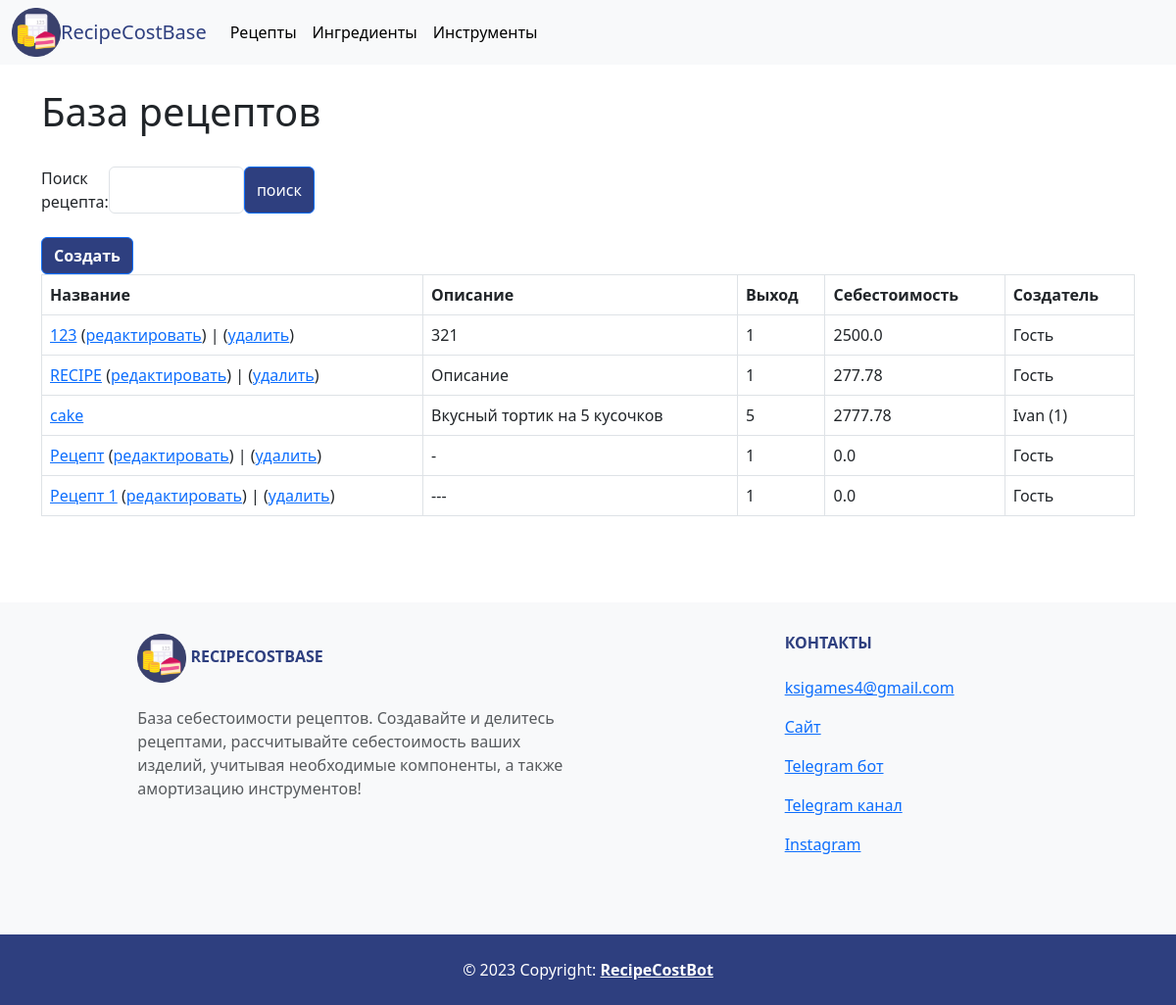
The app's page /core/recipes/, older data.
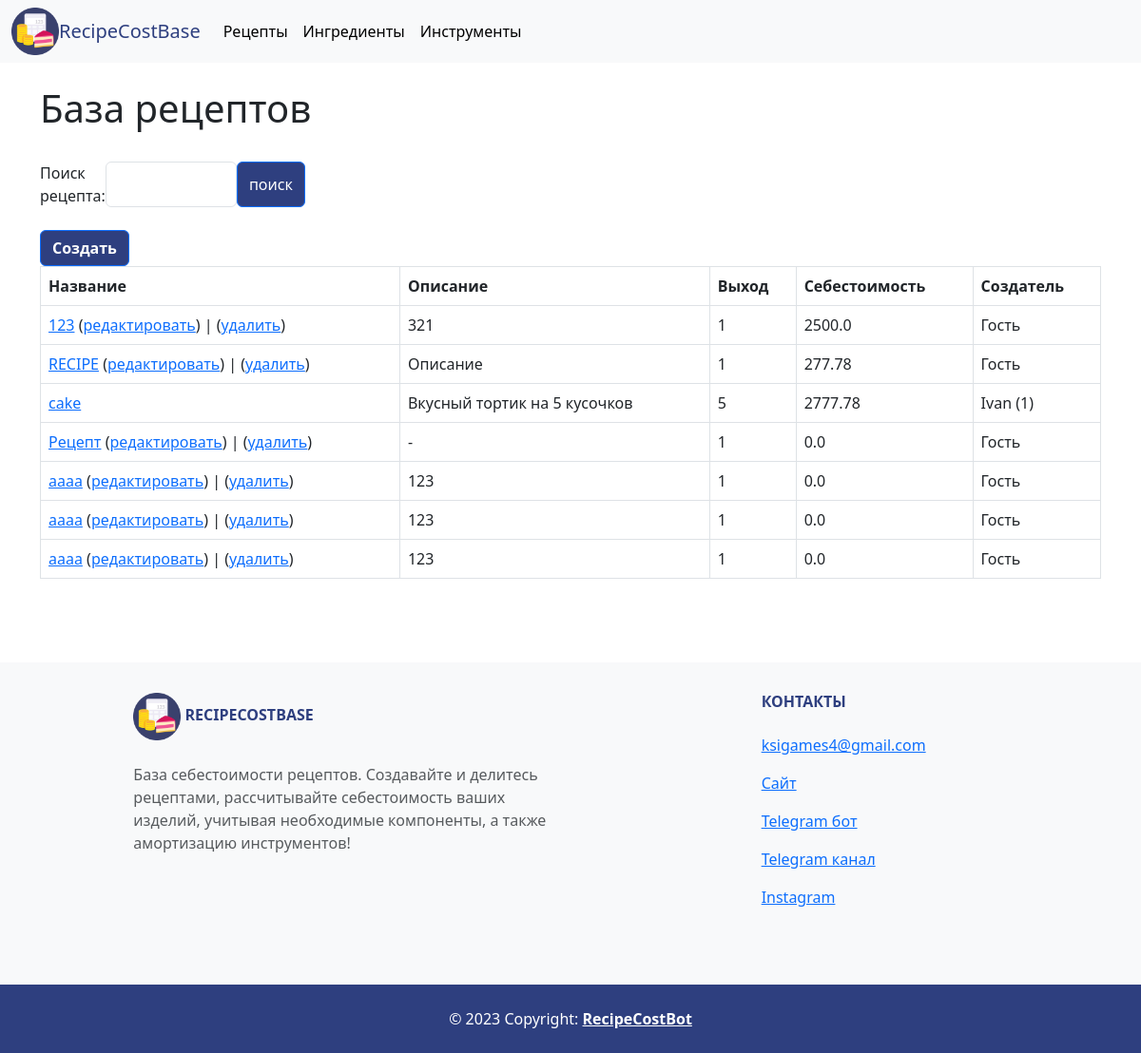
The same page, newer data.
### core/models.py (models this page shows)
class Recipe(models.Model):
    name = models.CharField('Название', max_length=255)
    owner = models.ForeignKey(User, on_delete=models.CASCADE, null=True, blank=True)
    description = models.TextField('Описание', null=True)
    components = models.ManyToManyField(Component, blank=True, verbose_name='Ингредиенты', related_name='recipe')
    tools = models.ManyToManyField(Tool, blank=True, verbose_name='Инструменты', related_name='recipe')
    count = models.IntegerField('Выход', default=1)
    primecost = models.FloatField('Себестоимость', null=True, default=0)
    parent = models.BooleanField(default=True)
    parent_id = models.IntegerField(null=True, default=0)
    class Meta:
        verbose_name = 'Рецепт'
        verbose_name_plural = 'Рецепты'
        ordering = ('name', 'owner',)

class User(models.Model):
    name = models.CharField('Имя', max_length=255)
    dc = models.DateTimeField(auto_now_add=True)
    class Meta:
        verbose_name = 'Пользователь'
        verbose_name_plural = 'Пользователи'
        ordering = ('name', )

### core/views.py (the view)
# urls.py: path('recipes/', views.RecipesList.as_view(), name='recipes'),
class RecipesList(TitleMixin, ListView):
    model = models.Recipe
    template_name = 'core/recipes_list.html'
    context_object_name = 'recipes'
    title = 'База рецептов'
    form = forms.RecipeSearch()
    def get_queryset(self) -> list :
        name = self.request.GET.get('name')
        qs = models.Recipe.objects.all()
        for i in qs:
            calc_datatools.calculate_primecost(i)
        if name:
            return qs.filter(name__icontains=name)
        return qs
    def get_context_data(self, **kwargs) -> dict:
        context = super().get_context_data(**kwargs)
        context['search_form'] = forms.RecipeSearch(self.request.GET or None)
        context['request_name'] = self.request.GET.get('name',)
        return context

### core/forms.py
class RecipeSearch(forms.Form):
    name = forms.CharField(label='Поиск рецепта', required=False,
                           widget=forms.TextInput(attrs={'class': 'form-control'}))

### core/datatools/calc_datatools.py (called while the page is built)
def calculate_primecost(recipe: models.Recipe):
    primecost = 0
    if recipe.components:
        for i in recipe.components.all():
            primecost += update_component(i).cost
    if recipe.tools:
        for i in recipe.tools.all():
            primecost += update_tool(i).depreciation
    recipe.primecost = float(format(primecost, '.2f'))
    recipe.save()
    return

def update_component(component: models.Component) -> models.Component:
    parent = models.Component.objects.get(id=component.parent_id)
    if component.price != parent.price:
        component.price = parent.price
    component.cost = float(format(component.price * component.count, '.2f'))
    component.save()
    return component

### core/views.py (called while the page is built)
    def get_title(self) -> str:
        return self.title

    def get_context_data(self, **kwargs) -> dict:
        context = super().get_context_data(**kwargs)
        context['title'] = self.get_title()
        return context

### core/templates/core/recipes_list.html
{% extends "core/base.html" %}
{% block content %}
    <div class="container">
        <h1>{{ title }}</h1>
        <br>
        {% if search_form %}
          <form class="d-flex" method="GET" style='width: 25%'>
            {{ search_form }}
            <button class="btn btn-primary" type="submit" style="background-color: #2e3f7f; color: white;">
                поиск
            </button>
          </form>
        {% endif %}
        <br>
        <a href="{% url 'core:recipe_create' %}" class="btn btn-primary" style="background-color: #2e3f7f; color: white;">
            <b>Создать</b>
        </a>
        <br>
        {% if recipes %}
        <table class="table table-bordered">
          <thead>
            <tr style="background-color: #2e3f7f; color: white;">
                <th>Название</th>
                <th>Описание</th>
                <th>Выход</th>
                <th>Себестоимость</th>
                <th>Создатель</th>
            </tr>
          </thead>
          <tbody>
          {% for recipe in recipes %}
            <tr>
                <td>
                    <a href="{% url 'core:recipe' recipe.pk %}">{{ recipe.name }}</a>
                    {% if user.is_superuser or request.user.id == recipe.owner.id %}
                    (<a href="{% url 'core:recipe_update' recipe.pk %}">редактировать</a>) |
                    (<a href="{% url 'core:recipe_delete' recipe.pk %}">удалить</a>)
                    {% endif %}
                </td>
                {% if recipe.description %}
                <td>{{ recipe.description }}</td>
                {% else %}
                <td>-</td>
                {% endif %}
                <td>{{ recipe.count }}</td>
                <td>{{ recipe.primecost }}</td>
                {% if recipe.owner %}
                <td>{{ recipe.owner.name }} ({{ recipe.owner.id }})</td>
                {% else %}
                <td>Гость</td>
                {% endif %}
            </tr>
          {% endfor %}
          </tbody>
        </table>
        {% elif request_name %}
        <p>Рецептов по запросу <b>«{{ request_name }}»</b> не найдено.</p>
        {% else %}
        <p>Рецептов не найдено.</p>
        {% endif %}
    </div>
  {% endblock %}

Row changes from the older to the newer data that the page shows:
removed Recipe: name "Рецепт 1", shows "редактировать", description "---", count "1", primecost "0.0", shows "Гость"
added Recipe: name "аааа", shows "редактировать", description "123", count "1", primecost "0.0", shows "Гость"
added Recipe: name "аааа", shows "редактировать", description "123", count "1", primecost "0.0", shows "Гость"
added Recipe: name "аааа", shows "редактировать", description "123", count "1", primecost "0.0", shows "Гость"
